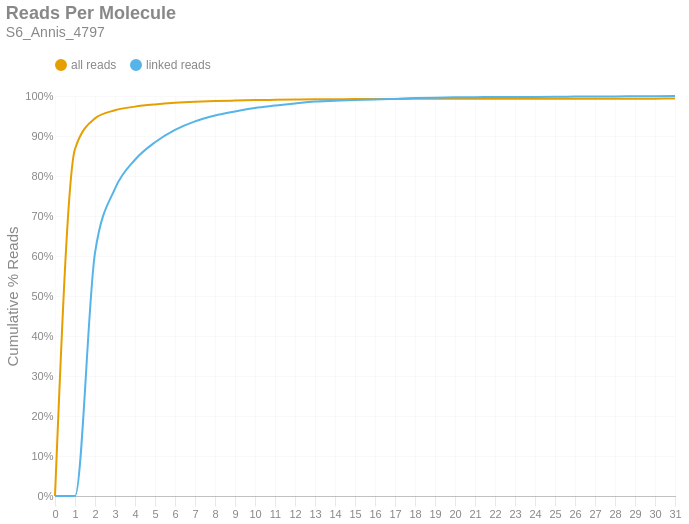

Notebook code cell kept with this figure:
### Markdown cell above
### Reads per Molecule
This chart shows the cumulative distribution of the number of reads per linked molecule. That is, how many alignments are associated with a unique molecule. This excludes the number of reads associated with invalid or absent linked-read barcodes. The `linked` histogram is the percentages recalculated when disregarding singletons.

### Code cell
if SKIPLR:
    print_html(f"Skipped")
else:
    counts = np.bincount(valids['reads'].cast(pl.Int64).to_numpy())
    weighted = counts * np.arange(len(counts))
    all_perc = weighted / n_reads
    linked_perc = weighted / n_linked_reads
    linked_perc[1] = 0
    binned_df = pl.DataFrame({
        'readsper': list(range(len(counts))),
        'all reads (cumsum)': np.cumsum(all_perc).tolist(),
        'linked reads (cumsum)': np.cumsum(linked_perc).tolist(),
    })

    with SafeRender(binned_df):
        (
            density_plot(binned_df, 'Reads Per Molecule', samplename, 'readspmol')
            .encode(
                x=alt.X('readsper:O', title=None).axis(labelAngle=0).scale(padding=0),
                y=alt.Y('value:Q', title='Cumulative % Reads').axis(format='%').stack(False),
                color=alt.Color("key:N").scale(domain=["all reads", "linked reads"]),
                tooltip=[
                    alt.Tooltip("key:N", title="Data Type"),
                    alt.Tooltip("readsper:O", title="Reads Per Molecule"),
                    alt.Tooltip("value:Q", format=".2%", title="% Reads (Cum.)")
                ]            
            )
        ).display()

### Figure 1 — Vega-Lite specification as saved in the notebook (floating-point values rounded to 4 significant figures)
{"width": "container", "height": 400, "config": {"title": {"anchor": "start", "dy": -15, "fontSize": 18, "color": "#888888", "subtitleColor": "#888888", "subtitleFontSize": 14}, "arc": {"fill": "#0072B2"}, "axis": {"domainColor": "#888888", "domainWidth": 0.5, "gridWidth": 0.2, "grid": false, "titleFontWeight": 400, "titleFontSize": 15, "labelFontSize": 11, "labelColor": "#888888", "tickColor": "#888888", "tickWidth": 0.2, "titleColor": "#888888"}, "axisBand": {"grid": false}, "axisX": {"grid": true, "tickSize": 10, "domainCap": "round"}, "axisY": {"domain": false, "grid": true, "tickSize": 0, "domainCap": "round"}, "background": "transparent", "header": {"labelFontSize": 15, "labelColor": "#888888", "titleFontSize": 15, "titleFontWeight": 600, "titleColor": "#888888"}, "legend": {"labelFont": "sans-serif", "labelFontSize": 12, "labelColor": "#888888", "symbolSize": 100, "symbolType": "circle", "titleFontSize": 12, "titlePadding": 10, "titleColor": "#888888", "title": null, "orient": "top"}, "range": {"category": ["#E69F00", "#56B4E9", "#009E73", "#F0E442", "#0072B2", "#D55E00", "#CC79A7", "#000000"], "diverging": ["#cfe8f3", "#a2d4ec", "#73bfe2", "#46abdb", "#1696d2", "#12719e"]}, "area": {"fill": "#0072B2", "fillOpacity": 0.7, "line": true, "strokeOpacity": 0.7}, "line": {"color": "#0072B2", "stroke": "#0072B2", "strokeWidth": 2}, "trail": {"color": "#0072B2", "stroke": "#0072B2", "strokeWidth": 0, "size": 1}, "point": {"filled": true, "fillOpacity": 1.0, "size": 95}, "text": {"color": "#888888", "fontSize": 11, "align": "right", "fontWeight": 400, "size": 11}, "bar": {"fill": "#0072B2", "stroke": null}, "view": {"stroke": null, "continuousWidth": 660, "continuousHeight": 400}}, "data": {"name": "data-542d0f42e3ff7b7b557a9ca1dbd3cae2"}, "mark": {"type": "line", "interpolate": "monotone", "point": {"opacity": 0, "size": 275}}, "encoding": {"color": {"field": "key", "scale": {"domain": ["all reads", "linked reads"]}, "type": "nominal"}, "tooltip": [{"field": "key", "title": "Data Type", "type": "nominal"}, {"field": "readsper", "title": "Reads Per Molecule", "type": "ordinal"}, {"field": "value", "format": ".2%", "title": "% Reads (Cum.)", "type": "quantitative"}], "x": {"axis": {"labelAngle": 0}, "field": "readsper", "scale": {"padding": 0}, "title": null, "type": "ordinal"}, "y": {"axis": {"format": "%"}, "field": "value", "stack": false, "title": "Cumulative % Reads", "type": "quantitative"}}, "params": [{"name": "param_c36ac31b6afebe62", "select": {"type": "point", "fields": ["key"]}, "bind": "legend"}], "title": {"text": "Reads Per Molecule", "subtitle": "S6_Annis_4797"}, "transform": [{"fold": ["all reads (cumsum)", "linked reads (cumsum)"]}, {"calculate": "replace(datum.key, ' (cumsum)', '')", "as": "key"}, {"filter": {"param": "param_c36ac31b6afebe62"}}], "usermeta": {"embedOptions": {"downloadFileName": "S6_Annis_4797.readspmol"}}, "$schema": "https://vega.github.io/schema/vega-lite/v6.1.0.json", "datasets": {"data-542d0f42e3ff7b7b557a9ca1dbd3cae2": [{"readsper": 0, "all reads (cumsum)": 0.0, "linked reads (cumsum)": 0.0}, {"readsper": 1, "all reads (cumsum)": 0.8675, "linked reads (cumsum)": 0.0}, {"readsper": 2, "all reads (cumsum)": 0.9441, "linked reads (cumsum)": 0.6077}, {"readsper": 3, "all reads (cumsum)": 0.9643, "linked reads (cumsum)": 0.7686}, {"readsper": 4, "all reads (cumsum)": 0.9734, "linked reads (cumsum)": 0.8407}, {"readsper": 5, "all reads (cumsum)": 0.9789, "linked reads (cumsum)": 0.8842}, {"readsper": 6, "all reads (cumsum)": 0.9828, "linked reads (cumsum)": 0.9154}, {"readsper": 7, "all reads (cumsum)": 0.9855, "linked reads (cumsum)": 0.9366}, {"readsper": 8, "all reads (cumsum)": 0.9873, "linked reads (cumsum)": 0.9511}, {"readsper": 9, "all reads (cumsum)": 0.9886, "linked reads (cumsum)": 0.9613}, {"readsper": 10, "all reads (cumsum)": 0.9897, "linked reads (cumsum)": 0.9701}, {"readsper": 11, "all reads (cumsum)": 0.9905, "linked reads (cumsum)": 0.976}, {"readsper": 12, "all reads (cumsum)": 0.9912, "linked reads (cumsum)": 0.9815}, {"readsper": 13, "all reads (cumsum)": 0.9917, "linked reads (cumsum)": 0.9862}, {"readsper": 14, "all reads (cumsum)": 0.992, "linked reads (cumsum)": 0.988}, {"readsper": 15, "all reads (cumsum)": 0.9922, "linked reads (cumsum)": 0.9897}, {"readsper": 16, "all reads (cumsum)": 0.9924, "linked reads (cumsum)": 0.991}, {"readsper": 17, "all reads (cumsum)": 0.9926, "linked reads (cumsum)": 0.9928}, {"readsper": 18, "all reads (cumsum)": 0.9928, "linked reads (cumsum)": 0.9947}, {"readsper": 19, "all reads (cumsum)": 0.993, "linked reads (cumsum)": 0.9959}, {"readsper": 20, "all reads (cumsum)": 0.9931, "linked reads (cumsum)": 0.9966}, {"readsper": 21, "all reads (cumsum)": 0.9931, "linked reads (cumsum)": 0.997}, {"readsper": 22, "all reads (cumsum)": 0.9932, "linked reads (cumsum)": 0.9975}, {"readsper": 23, "all reads (cumsum)": 0.9932, "linked reads (cumsum)": 0.9977}, {"readsper": 24, "all reads (cumsum)": 0.9932, "linked reads (cumsum)": 0.9977}, {"readsper": 25, "all reads (cumsum)": 0.9932, "linked reads (cumsum)": 0.9978}, {"readsper": 26, "all reads (cumsum)": 0.9933, "linked reads (cumsum)": 0.9984}, {"readsper": 27, "all reads (cumsum)": 0.9933, "linked reads (cumsum)": 0.9989}, {"readsper": 28, "all reads (cumsum)": 0.9933, "linked reads (cumsum)": 0.9989}, {"readsper": 29, "all reads (cumsum)": 0.9934, "linked reads (cumsum)": 0.9993}, {"readsper": 30, "all reads (cumsum)": 0.9934, "linked reads (cumsum)": 0.9995}, {"readsper": 31, "all reads (cumsum)": 0.9935, "linked reads (cumsum)": 1.0}]}}
